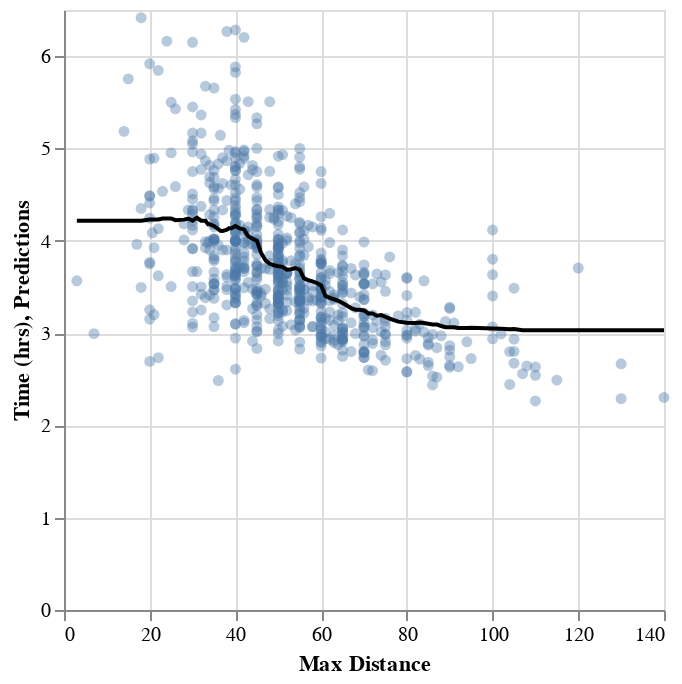

This figure's notebook cell:
### Markdown cell above
**Question 9.0**
<br> {points: 1}

Let's visualize what the relationship between `max` and `time_hrs` looks like with our best $k$ value to ultimately explore how the $k$ value affects $k$-nn regression.

To do so, use the `predict` function on `marathon_tuned` to use the model with the best $K$ value to create predictions for the `marathon_training` data. Then, add the column of predictions to the `marathon_training` data frame using the `assign` function. Name the resulting data frame `marathon_preds` and the new column `predictions`.

Next, create a scatterplot with the marathon time (y-axis) against the maximum distance run per week (x-axis) from `marathon_preds`. Use `mark_circle` with an opacity of 0.4 to avoid overplotting. Assign your plot to a variable called `marathon_plot`. **Plot the predictions as a black line over the data points.** Remember the fundamentals of effective visualizations such as having a human-readable axes titles. 

*Assign the data frame from the first part to a variable called `marathon_preds`, and the plot to a variable called `marathon_plot`.*

### Code cell
np.random.seed(2019) # DO NOT CHANGE

# marathon_preds = ____.assign(
#     predictions= _____.predict(____)
# )
# marathon_plot = ___

# your code here

marathon_preds = marathon_training.assign(
    predictions = marathon_tuned.predict(X_train)
)

marathon_plot = alt.Chart(marathon_preds).mark_circle(opacity=0.4).encode(
    x = alt.X('max').title("Max Distance"),
    y = alt.Y('time_hrs').title("Time (hrs)")
) + alt.Chart(marathon_preds).mark_line(color='black').encode(
    x=alt.X('max'),
    y=alt.Y('predictions').title("Predictions")
)

marathon_plot
# Success on binder, but not locally when not using Docker

### Figure 1 — Vega-Lite specification as saved in the notebook (floating-point values rounded to 4 significant figures; data arrays with more than 128 entries replaced by an {"elided": "..."} marker saying what was removed)
{"config": {"view": {"continuousWidth": 300, "continuousHeight": 300}}, "layer": [{"mark": {"type": "circle", "opacity": 0.4}, "encoding": {"x": {"field": "max", "title": "Max Distance", "type": "quantitative"}, "y": {"field": "time_hrs", "title": "Time (hrs)", "type": "quantitative"}}}, {"mark": {"type": "line", "color": "black"}, "encoding": {"x": {"field": "max", "type": "quantitative"}, "y": {"field": "predictions", "title": "Predictions", "type": "quantitative"}}}], "data": {"name": "data-55c6dc7f3c0d9e02d00529f4c1b9c376"}, "$schema": "https://vega.github.io/schema/vega-lite/v5.8.0.json", "datasets": {"data-55c6dc7f3c0d9e02d00529f4c1b9c376": {"elided": "696 records"}}}
